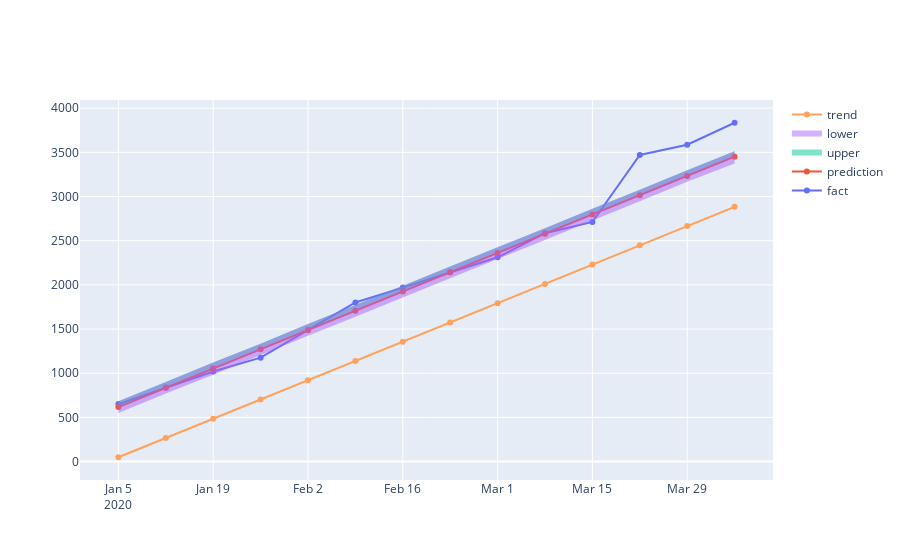

Notebook cell for this chart:
### Markdown cell above
Строим график полученной модели

### Code cell
from plotly.offline import download_plotlyjs, init_notebook_mode, plot, iplot
import plotly.graph_objs as go
init_notebook_mode(connected = True)

iplot([
    go.Scatter(x=df['ds'], y=df['y'], name='fact'),
    go.Scatter(x=forecast['ds'], y=forecast['yhat'], name='prediction'),
    go.Scatter(x=forecast['ds'], y=forecast['yhat_upper'], fill='tonexty', mode='none', name='upper'),
    go.Scatter(x=forecast['ds'], y=forecast['yhat_lower'], fill='tonexty', mode='none', name='lower'),
    go.Scatter(x=forecast['ds'], y=forecast['trend'], name='trend')
])
